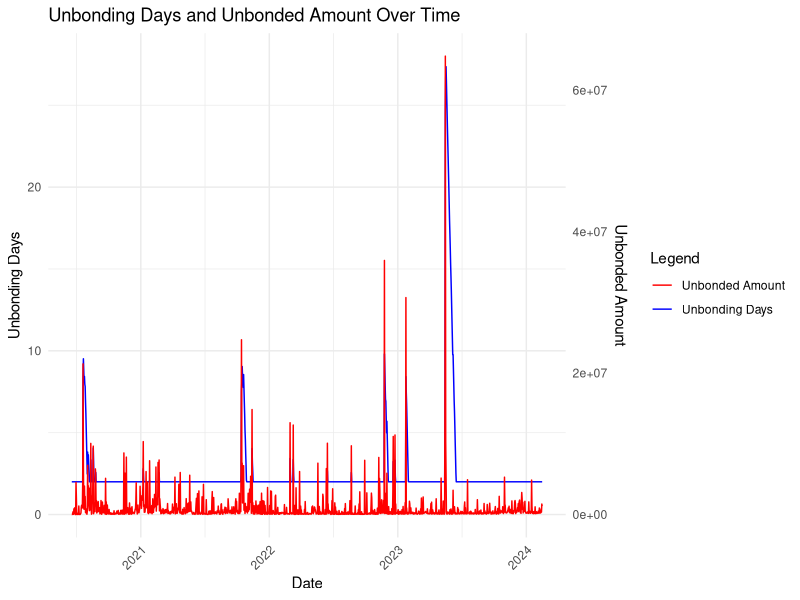

The R script that drew this image:
## ---- chunk 1
# Load necessary libraries
library(ggplot2)
# Load unbonding data.
empirical_data <- read.csv("empirical_data.csv")
# Set parameters
UPPER_BOUND <- 28 # in days
LOWER_BOUND <- 2 # in days
MIN_SLASHABLE_SHARE <- 1/6 # the share of total stake that is slashable at any point in time
## ---- chunk 2
calculate_average_unbonds <- function(df){
  df$date <- as.Date(df$date)
  df$max_unstake <- df$total_stake * MIN_SLASHABLE_SHARE
  df$back_of_unbonding_queue <- df$date
  df$unbonding_delta <- 0

  df$unbonding_delta <- df$unbonded_amount / df$max_unstake * UPPER_BOUND
  for(i in 2:nrow(df)){
    df$back_of_unbonding_queue[i] <- as.Date(max(df$date[i], df$back_of_unbonding_queue[i-1]) + df$unbonding_delta[i])
    df$unbonding_date[i] <- min(UPPER_BOUND, max(as.numeric(df$back_of_unbonding_queue[i] - df$date[i]), LOWER_BOUND)) + df$date[i]
  }
    df$unbonding_duration <- as.Date(df$unbonding_date) - df$date
    df <- df[-1,]
  return(df)
}
## ---- chunk 3
output <- calculate_average_unbonds(empirical_data)
output$unbonding_days <- as.numeric(output$unbonding_duration)


ggplot(output, aes(x = date)) +
  geom_line(aes(y = unbonding_days, color = "Unbonding Days")) +
  geom_line(aes(y = unbonded_amount / max(unbonded_amount) * UPPER_BOUND, color = "Unbonded Amount")) + # scale the "unbonded_amount" to the maximum of y-axis of 28
  scale_y_continuous(
    name = "Unbonding Days", 
    limits = c(0, UPPER_BOUND),
    sec.axis = sec_axis(~ . * max(output$unbonded_amount) / UPPER_BOUND, name = "Unbonded Amount")
  ) +
  scale_color_manual(values = c("Unbonding Days" = "blue", "Unbonded Amount" = "red")) + 
  labs(title = "Unbonding Days and Unbonded Amount Over Time", 
       x = "Date", 
       y = "Unbonding Days / Scaled Unbonded Amount",
       color = "Legend") +
  theme_minimal() +
  theme(axis.text.x = element_text(angle = 45, hjust = 1))
